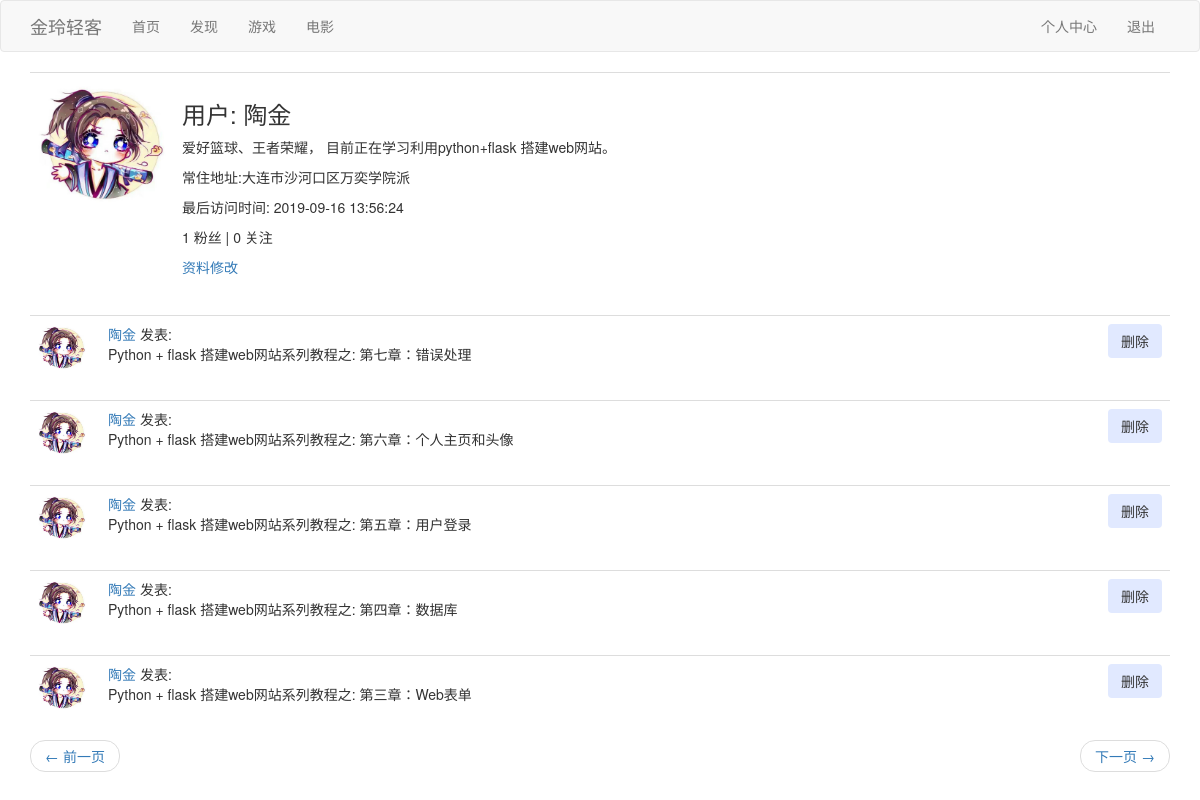
The app's page /user/陶金?page=2 (signed in) with its own data.
### app/models.py (models this page shows, shortened)
class User(UserMixin, db.Model):
    id = db.Column(db.Integer, primary_key=True)
    username = db.Column(db.String(64), index=True, unique=True)
    avatar = db.Column(db.String(64), default=None)
    location = db.Column(db.String(64))
    email = db.Column(db.String(120), index=True, unique=True)
    password_hash = db.Column(db.String(128))
    posts = db.relationship('Post', backref='author', lazy='dynamic')
    about_me = db.Column(db.String(140))
    last_seen = db.Column(db.DateTime(timezone=True), default=datetime.datetime.utcnow)
    followed = db.relationship(
        'User', secondary=followers,
        primaryjoin=(followers.c.follower_id == id),
        secondaryjoin=(followers.c.followed_id == id),
        backref=db.backref('followers', lazy='dynamic'), lazy='dynamic')

class Post(db.Model):
    id = db.Column(db.Integer, primary_key=True)
    body = db.Column(db.String(140))
    timestamp = db.Column(db.DateTime(timezone=True), default=datetime.datetime.utcnow)
    user_id = db.Column(db.Integer, db.ForeignKey('user.id'))

### app/views.py (the view)
@app.route('/user/<username>')
@login_required
def user(username):
    user = User.query.filter_by(username=username).first_or_404()
    page = request.args.get('page', 1, type=int)
    posts = user.posts.order_by(Post.timestamp.desc()).paginate(page, app.config['POSTS_PER_PAGE'], False)
    next_url = url_for('user', username=user.username, page=posts.next_num) if posts.has_next else None
    prev_url = url_for('user', username=user.username, page=posts.prev_num) if posts.has_prev else None
    return render_template('user.html', user=user, posts=posts.items,
                           next_url=next_url, prev_url=prev_url)

### app/models.py (called while the page is built)
@login.user_loader
def load_user(id):
    return User.query.get(int(id))

### app/views.py (called while the page is built)
@app.before_request
def before_request():
    if current_user.is_authenticated:
        timeNow = str(datetime.now()).split(".")[0]
        timeFormat = datetime.strptime(timeNow, "%Y-%m-%d %H:%M:%S")
        current_user.last_seen = timeFormat
        db.session.commit()

### app/templates/user.html
{% extends "base.html" %}
{% block app_content %}
    <table class="table table-hover">
        <tr>
            <td width="100px">
                {% if user.avatar %}
                <img class="img-rounded profile-thumbnail" src="{{ user.avatar }}" height="128" width="128">
                {% else %}
                <img src="{{ url_for('static', filename='images/庄周.jpg') }}" height="128" width="128">
                {% endif %}
            </td>
            <td>
                <h3>用户: {{ user.username }}</h3>
                {% if user.about_me %}<p>{{ user.about_me }}</p>{% endif %}
                {% if user.location %}<p>常住地址:{{ user.location }}</p>{% endif %}
                {% if user.last_seen %}<p>最后访问时间: {{ user.last_seen}}</p>{% endif %}
                <p>{{ user.followers.count() }} 粉丝 | {{ user.followed.count() }} 关注</p>
                {% if user == current_user %}
                <p><a href="{{ url_for('edit_profile') }}">资料修改</a></p>
                {% elif not current_user.is_following(user) %}
                <p><a href="{{ url_for('follow', username=user.username) }}">关注</a></p>
                {% else %}
                <p><a href="{{ url_for('unfollow', username=user.username) }}">取消关注</a></p>
                {% endif %}
            </td>
        </tr>
    </table>
    {% for post in posts %}
        {% include '_personal_post.html' %}
    {% endfor %}
    <nav aria-label="...">
        <ul class="pager">
            <li class="previous{% if not prev_url %} disabled{% endif %}">
                <a href="{{ prev_url or '#' }}">
                    <span aria-hidden="true">&larr;</span> 前一页
                </a>
            </li>
            <li class="next{% if not next_url %} disabled{% endif %}">
                <a href="{{ next_url or '#' }}">
                    下一页 <span aria-hidden="true">&rarr;</span>
                </a>
            </li>
        </ul>
    </nav>
{% endblock %}

### app/templates/_personal_post.html
<table class="table table-hover">
    <tr>
        <td width="70px">
            <a href="{{ url_for('user', username=post.author.username) }}">
                {% if post.author.avatar %}
                    <img class="img-rounded profile-thumbnail" src="{{ post.author.avatar }}" height="48" width="48">
                {% else %}
                    <img class="img-rounded profile-thumbnail" src="{{ url_for('static', filename='images/庄周.jpg') }}"
                         height="48" width="48">
                {% endif %}
            </a>
        </td>
        <td>
            <a href="{{ url_for('user', username=post.author.username) }}">
                {{ post.author.username }}
            </a>
            发表:
            <br>
            {{ post.body }}
        </td>
        <td>
            <form class="inline-form" method="post" action="{{ url_for('delete', post_id=post.id) }}">
                <p align="right">
                    <input class="btn" type="submit" name="delete" value="删除" style=background-color:#e1e9ff
                           onclick="return confirm('确定要删除这条动态吗? 删除后无法恢复!')">
                </p>
            </form>
        </td>
    </tr>
</table>

### records on screen
User: avatar (picture), username "陶金", about_me "爱好篮球、王者荣耀， 目前正在学习利用python+flask 搭建web网站。", location "大连市沙河口区万奕学院派", last_seen "2019-09-16 13:56:24"
Post: author.avatar (picture), author.username "陶金", body "Python + flask 搭建web网站系列教程之: 第七章：错误处理"
Post: author.avatar (picture), author.username "陶金", body "Python + flask 搭建web网站系列教程之: 第六章：个人主页和头像"
Post: author.avatar (picture), author.username "陶金", body "Python + flask 搭建web网站系列教程之: 第五章：用户登录"
Post: author.avatar (picture), author.username "陶金", body "Python + flask 搭建web网站系列教程之: 第四章：数据库"
Post: author.avatar (picture), author.username "陶金", body "Python + flask 搭建web网站系列教程之: 第三章：Web表单"

### other values on screen
{{ user.followers.count() }} "1"
{{ user.followed.count() }} "0"
